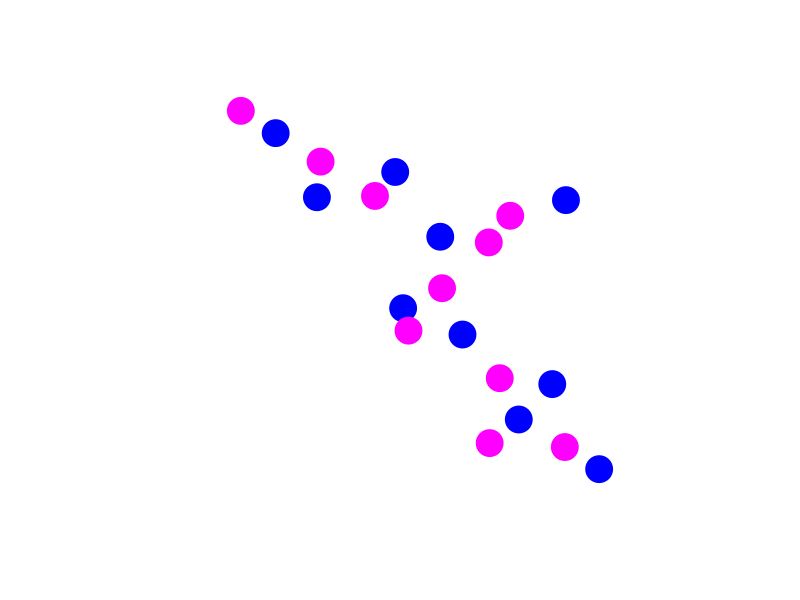
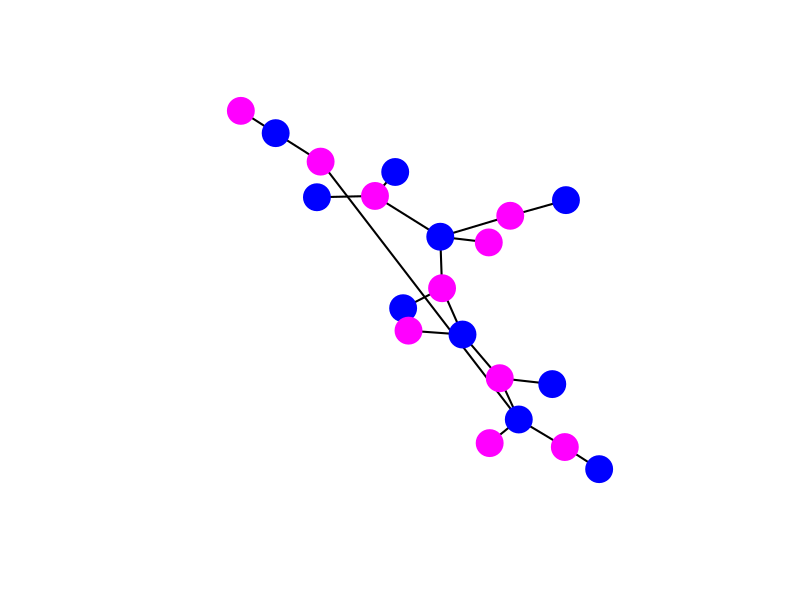
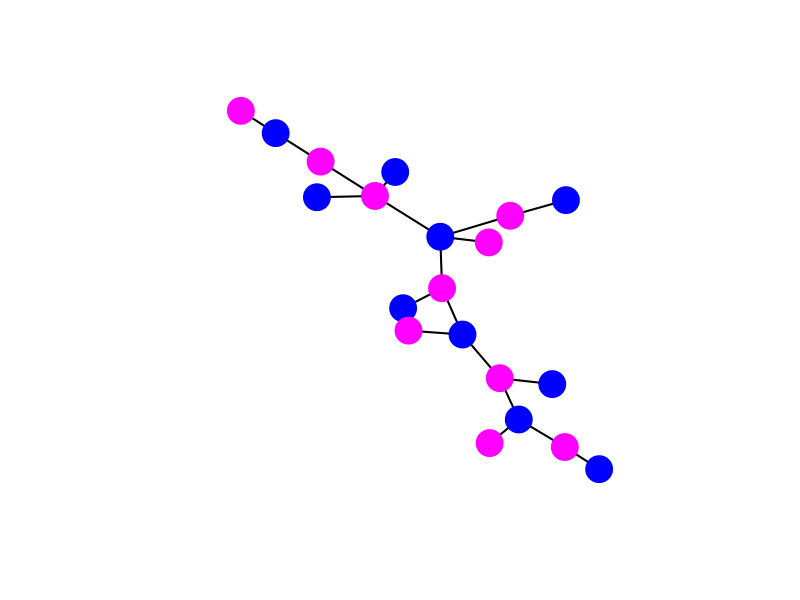
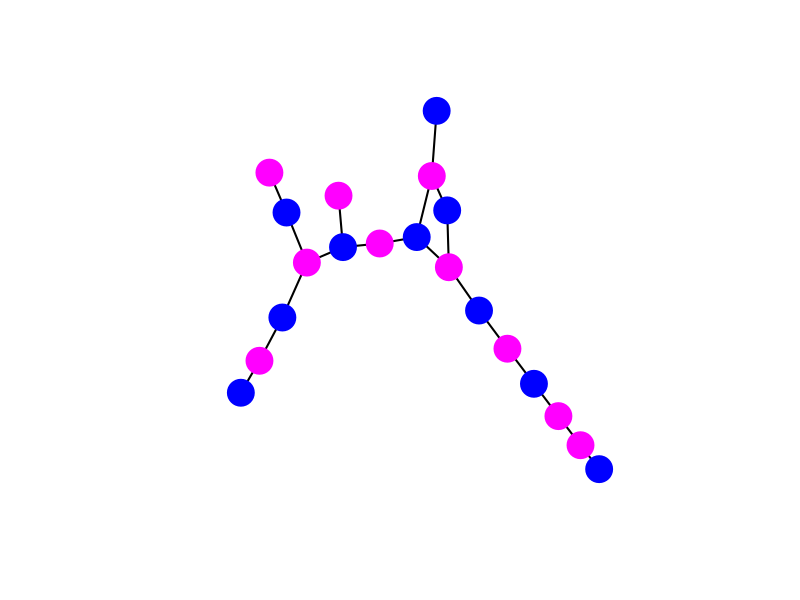

Reproduce these figures in R, in order.
#!/usr/bin/env Rscript

library(igraph)

seed <- 381

n <- 10
vcol <- rep(c("blue", "magenta"), each=n)

repeat {{
    print(seed)
    set.seed(seed)
    g <- bipartite.random.game(n, n, type="gnm", m=2*n)
    g2 <- rewire(g, each_edge(p = .1, loops = FALSE))
    if (min(degree(g2)) > 0) break
    seed <- seed+1
}} 

seed <- 390
repeat {{
    print(seed)
    set.seed(seed)
    g3 <- bipartite.random.game(n, n, type="gnm", m=2*n)
    g3 <- rewire(g3, each_edge(p = .1, loops = FALSE))
    if (min(degree(g3)) > 0) break
    seed <- seed+1
}} 

layout <-  layout.auto(g2)
pdf("homophily.pdf")
plot(g, vertex.label=NA, vertex.color=vcol, vertex.frame.color=vcol,
     edge.color=NA, edge.width=NA, layout=layout)
plot(g, vertex.label=NA, vertex.color=vcol, vertex.frame.color=vcol,
     edge.color="black", edge.width=2, layout=layout)
plot(g2, vertex.label=NA, vertex.color=vcol, vertex.frame.color=vcol,
     edge.color="black", edge.width=2, layout=layout)
plot(g3, vertex.label=NA, vertex.color=vcol, vertex.frame.color=vcol,
     edge.color="black", edge.width=2)
dev.off()
